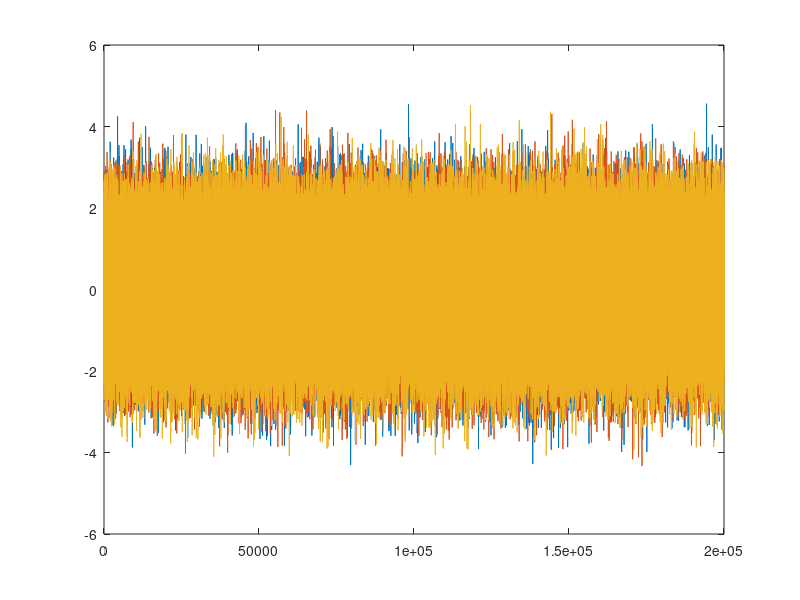

Recreate this plot in MATLAB. (Note: this script raises an error after producing the figure.)
clc
clear

%%----------------------------------------------------------
% Generate 3 random sequences (i.e. 'white noise') each at least 200’000 samples
%%----------------------------------------------------------

wn_sq = cell(3,1);
for i = 1:length(wn_sq)
    wn_sq{i} = randn(1,200000);
end

figure(1)
for i = 1:length(wn_sq)
    plot(wn_sq{i})
    hold on
end


%%----------------------------------------------------------
% Use these sequences to generate accumulated noise also called 'random walk'
%%----------------------------------------------------------

rw_sq = cellfun(@cumsum, wn_sq, "UniformOutput", false);


%%----------------------------------------------------------
% Use previously generated random sequences to generate 1st order Gauss-Markov process
%%----------------------------------------------------------

beta = 1;

x = zeros(1, length(wn_sq{1}));
x(1) = wn_sq{1}(t);
for t = 2:length(wn_sq{1})
    x(t) = exp(-beta)*x(t-1) + wn_sq{1}(t);
end
